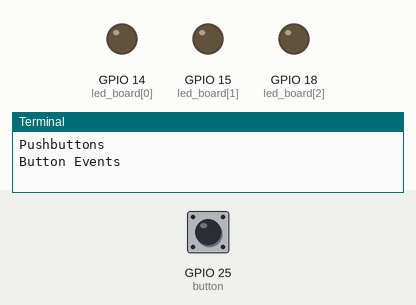
Recording of a program running on a simulated Raspberry Pi (BCM pin numbers). Shown: output pins drawn as LEDs (lit = HIGH), the last lines printed to the terminal. The inputs (shaded band) are chosen by the test bench; at power-on: GPIO 25 (button) HIGH.

Above: at 1.2 s.
1.3 s: GPIO 25 (button) pulled LOW for 3.2 s
At 3.1 s:
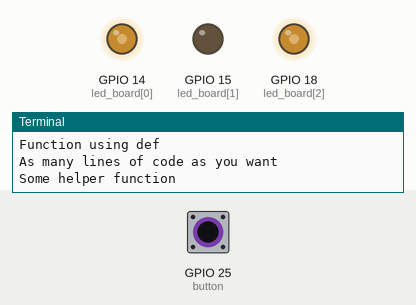
Timing chart, 0 to 4.8 s (numbered marks = the images above; inputs shaded):
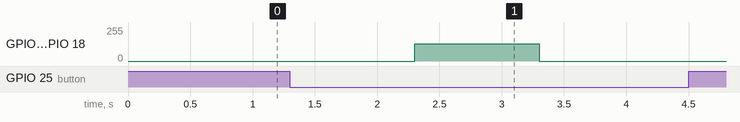

Measured:
- after the input at 1.3 s, GPIO 14 (led_board[0]), GPIO 18 (led_board[2]): 0/255 → 128/255 after 1.0 s, → 0/255 1.0 s later

The program:

pushbuttons.py
```python
import gpiozero as gz
import time
import signal

fuction_using_lambda = lambda: print("Function using lambda")

def fuction_using_def():
    print("Function using def")
    print("As many lines of code as you want")

def some_helper_function(led_board, brightness):
    print("Some helper function")
    led_board.value = (brightness, 0, brightness)
    time.sleep(1)
    led_board.value = (0, 0, 0)
    time.sleep(1)

def button_events():
    print("Button Events")
    button = gz.Button(25)
    led_board = gz.LEDBoard(14, 15, 18, pwm=True)
    # button.when_pressed = lambda: print("Button pressed")
    # button.when_released = lambda: print("Button released")
    # button.when_held = lambda: print("Button held")

    button.when_pressed = fuction_using_def
    button.when_released = fuction_using_lambda
    button.when_held = lambda: some_helper_function(led_board, 0.5)
    signal.pause()

def button_states():
    print("Button States")
    button = gz.Button(25)

    while True:
        if button.is_pressed:
            print("Button is pressed")
        else:
            print("Button is not pressed")
        time.sleep(0.5)

def main():
    print("Pushbuttons")
    # button_states()
    button_events()

main()
```
